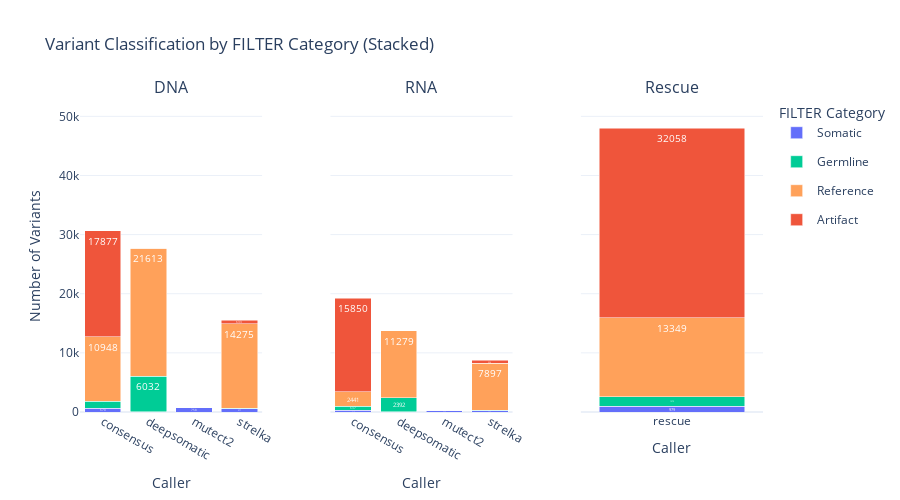

The cell this chart's notebook holds for it:
### Markdown cell above
### Plot 5: Filter Status

### Code cell
visualizer.plot_filter_status()

### Figure 1 — Plotly figure (JSON) as saved in the notebook; plotly's stock layout.template omitted (floating-point values rounded to 4 significant figures)
{"data": [{"hovertemplate": "<b>%{x}</b><br>Somatic: %{y}<extra></extra>", "legendgroup": "Somatic", "marker": {"color": "#636EFA"}, "name": "Somatic", "showlegend": true, "text": ["670", "52", "758", "577"], "textfont": {"color": "white", "size": 10}, "textposition": "inside", "type": "bar", "x": ["consensus", "deepsomatic", "mutect2", "strelka"], "xaxis": "x", "y": [670, 52, 758, 577], "yaxis": "y"}, {"hovertemplate": "<b>%{x}</b><br>Germline: %{y}<extra></extra>", "legendgroup": "Germline", "marker": {"color": "#00CC96"}, "name": "Germline", "showlegend": true, "text": ["1129", "6032", "0", "70"], "textfont": {"color": "white", "size": 10}, "textposition": "inside", "type": "bar", "x": ["consensus", "deepsomatic", "mutect2", "strelka"], "xaxis": "x", "y": [1129, 6032, 0, 70], "yaxis": "y"}, {"hovertemplate": "<b>%{x}</b><br>Reference: %{y}<extra></extra>", "legendgroup": "Reference", "marker": {"color": "#FFA15A"}, "name": "Reference", "showlegend": true, "text": ["10948", "21613", "0", "14275"], "textfont": {"color": "white", "size": 10}, "textposition": "inside", "type": "bar", "x": ["consensus", "deepsomatic", "mutect2", "strelka"], "xaxis": "x", "y": [10948, 21613, 0, 14275], "yaxis": "y"}, {"hovertemplate": "<b>%{x}</b><br>Artifact: %{y}<extra></extra>", "legendgroup": "Artifact", "marker": {"color": "#EF553B"}, "name": "Artifact", "showlegend": true, "text": ["17877", "0", "0", "633"], "textfont": {"color": "white", "size": 10}, "textposition": "inside", "type": "bar", "x": ["consensus", "deepsomatic", "mutect2", "strelka"], "xaxis": "x", "y": [17877, 0, 0, 633], "yaxis": "y"}, {"hovertemplate": "<b>%{x}</b><br>Somatic: %{y}<extra></extra>", "legendgroup": "Somatic", "marker": {"color": "#636EFA"}, "name": "Somatic", "showlegend": false, "text": ["318", "48", "338", "248"], "textfont": {"color": "white", "size": 10}, "textposition": "inside", "type": "bar", "x": ["consensus", "deepsomatic", "mutect2", "strelka"], "xaxis": "x2", "y": [318, 48, 338, 248], "yaxis": "y2"}, {"hovertemplate": "<b>%{x}</b><br>Germline: %{y}<extra></extra>", "legendgroup": "Germline", "marker": {"color": "#00CC96"}, "name": "Germline", "showlegend": false, "text": ["637", "2392", "0", "67"], "textfont": {"color": "white", "size": 10}, "textposition": "inside", "type": "bar", "x": ["consensus", "deepsomatic", "mutect2", "strelka"], "xaxis": "x2", "y": [637, 2392, 0, 67], "yaxis": "y2"}, {"hovertemplate": "<b>%{x}</b><br>Reference: %{y}<extra></extra>", "legendgroup": "Reference", "marker": {"color": "#FFA15A"}, "name": "Reference", "showlegend": false, "text": ["2441", "11279", "0", "7897"], "textfont": {"color": "white", "size": 10}, "textposition": "inside", "type": "bar", "x": ["consensus", "deepsomatic", "mutect2", "strelka"], "xaxis": "x2", "y": [2441, 11279, 0, 7897], "yaxis": "y2"}, {"hovertemplate": "<b>%{x}</b><br>Artifact: %{y}<extra></extra>", "legendgroup": "Artifact", "marker": {"color": "#EF553B"}, "name": "Artifact", "showlegend": false, "text": ["15850", "0", "0", "526"], "textfont": {"color": "white", "size": 10}, "textposition": "inside", "type": "bar", "x": ["consensus", "deepsomatic", "mutect2", "strelka"], "xaxis": "x2", "y": [15850, 0, 0, 526], "yaxis": "y2"}, {"hovertemplate": "<b>%{x}</b><br>Somatic: %{y}<extra></extra>", "legendgroup": "Somatic", "marker": {"color": "#636EFA"}, "name": "Somatic", "showlegend": false, "text": ["979"], "textfont": {"color": "white", "size": 10}, "textposition": "inside", "type": "bar", "x": ["rescue"], "xaxis": "x3", "y": [979], "yaxis": "y3"}, {"hovertemplate": "<b>%{x}</b><br>Germline: %{y}<extra></extra>", "legendgroup": "Germline", "marker": {"color": "#00CC96"}, "name": "Germline", "showlegend": false, "text": ["1579"], "textfont": {"color": "white", "size": 10}, "textposition": "inside", "type": "bar", "x": ["rescue"], "xaxis": "x3", "y": [1579], "yaxis": "y3"}, {"hovertemplate": "<b>%{x}</b><br>Reference: %{y}<extra></extra>", "legendgroup": "Reference", "marker": {"color": "#FFA15A"}, "name": "Reference", "showlegend": false, "text": ["13349"], "textfont": {"color": "white", "size": 10}, "textposition": "inside", "type": "bar", "x": ["rescue"], "xaxis": "x3", "y": [13349], "yaxis": "y3"}, {"hovertemplate": "<b>%{x}</b><br>Artifact: %{y}<extra></extra>", "legendgroup": "Artifact", "marker": {"color": "#EF553B"}, "name": "Artifact", "showlegend": false, "text": ["32058"], "textfont": {"color": "white", "size": 10}, "textposition": "inside", "type": "bar", "x": ["rescue"], "xaxis": "x3", "y": [32058], "yaxis": "y3"}], "layout": {"annotations": [{"font": {"size": 16}, "showarrow": false, "text": "DNA", "x": 0.1333, "xanchor": "center", "xref": "paper", "y": 1, "yanchor": "bottom", "yref": "paper"}, {"font": {"size": 16}, "showarrow": false, "text": "RNA", "x": 0.5, "xanchor": "center", "xref": "paper", "y": 1, "yanchor": "bottom", "yref": "paper"}, {"font": {"size": 16}, "showarrow": false, "text": "Rescue", "x": 0.8667, "xanchor": "center", "xref": "paper", "y": 1, "yanchor": "bottom", "yref": "paper"}], "barmode": "stack", "height": 500, "legend": {"orientation": "v", "title": {"text": "FILTER Category"}, "x": 1.02, "xanchor": "left", "y": 1, "yanchor": "top"}, "showlegend": true, "title": {"text": "Variant Classification by FILTER Category (Stacked)"}, "xaxis": {"anchor": "y", "domain": [0, 0.2667], "title": {"text": "Caller"}}, "xaxis2": {"anchor": "y2", "domain": [0.3667, 0.6333], "title": {"text": "Caller"}}, "xaxis3": {"anchor": "y3", "domain": [0.7333, 1], "title": {"text": "Caller"}}, "yaxis": {"anchor": "x", "domain": [0, 1], "range": [0, 52760.0], "title": {"text": "Number of Variants"}}, "yaxis2": {"anchor": "x2", "domain": [0, 1], "matches": "y", "range": [0, 52760.0], "showticklabels": false}, "yaxis3": {"anchor": "x3", "domain": [0, 1], "matches": "y", "range": [0, 52760.0], "showticklabels": false}}}
